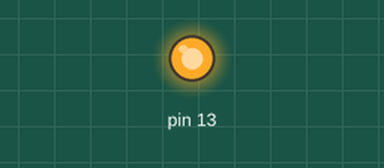
Recording of a sketch running on a simulated Arduino Uno, built with avr-gcc and run on an emulated ATmega328P. Shown: output pins drawn as LEDs (lit = HIGH).

Above: at 0.1 s.
Timing chart, 0 to 1.6 s (numbered marks = the images above):
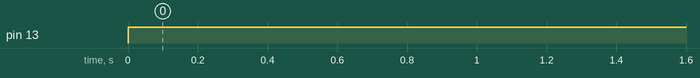

The sketch:

01_pisca-led-simples.ino
```cpp
void setup() {
  pinMode (13, OUTPUT);
}

void loop() {
  digitalWrite(13, HIGH);
  delay(10000);
  digitalWrite(13, HIGH);
  delay(10000);
}
```

Measured:
- by itself, pin 13: LOW → HIGH at 0.00 s
